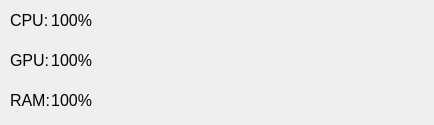
<?xml version="1.0" encoding="UTF-8"?>
<ui version="4.0">
 <class>MainWindow</class>
 <widget class="QMainWindow" name="MainWindow">
  <property name="geometry">
   <rect>
    <x>0</x>
    <y>0</y>
    <width>434</width>
    <height>125</height>
   </rect>
  </property>
  <property name="windowTitle">
   <string>MainWindow</string>
  </property>
  <widget class="QWidget" name="centralWidget">
   <property name="mouseTracking">
    <bool>true</bool>
   </property>
   <widget class="QLabel" name="CPU">
    <property name="geometry">
     <rect>
      <x>51</x>
      <y>10</y>
      <width>41</width>
      <height>21</height>
     </rect>
    </property>
    <property name="font">
     <font>
      <pointsize>12</pointsize>
     </font>
    </property>
    <property name="frameShape">
     <enum>QFrame::NoFrame</enum>
    </property>
    <property name="text">
     <string>100%</string>
    </property>
    <property name="alignment">
     <set>Qt::AlignRight|Qt::AlignTrailing|Qt::AlignVCenter</set>
    </property>
   </widget>
   <widget class="QLabel" name="CPUL">
    <property name="geometry">
     <rect>
      <x>10</x>
      <y>10</y>
      <width>41</width>
      <height>21</height>
     </rect>
    </property>
    <property name="font">
     <font>
      <pointsize>12</pointsize>
     </font>
    </property>
    <property name="text">
     <string>CPU:</string>
    </property>
   </widget>
   <widget class="QLabel" name="GPUL">
    <property name="geometry">
     <rect>
      <x>10</x>
      <y>50</y>
      <width>41</width>
      <height>21</height>
     </rect>
    </property>
    <property name="font">
     <font>
      <pointsize>12</pointsize>
     </font>
    </property>
    <property name="text">
     <string>GPU:</string>
    </property>
   </widget>
   <widget class="QLabel" name="RAML">
    <property name="geometry">
     <rect>
      <x>10</x>
      <y>90</y>
      <width>41</width>
      <height>21</height>
     </rect>
    </property>
    <property name="font">
     <font>
      <pointsize>12</pointsize>
     </font>
    </property>
    <property name="text">
     <string>RAM:</string>
    </property>
   </widget>
   <widget class="QLabel" name="GPU">
    <property name="geometry">
     <rect>
      <x>51</x>
      <y>50</y>
      <width>41</width>
      <height>21</height>
     </rect>
    </property>
    <property name="font">
     <font>
      <pointsize>12</pointsize>
     </font>
    </property>
    <property name="frameShape">
     <enum>QFrame::NoFrame</enum>
    </property>
    <property name="frameShadow">
     <enum>QFrame::Raised</enum>
    </property>
    <property name="text">
     <string>100%</string>
    </property>
    <property name="alignment">
     <set>Qt::AlignRight|Qt::AlignTrailing|Qt::AlignVCenter</set>
    </property>
   </widget>
   <widget class="QLabel" name="RAM">
    <property name="geometry">
     <rect>
      <x>51</x>
      <y>90</y>
      <width>41</width>
      <height>21</height>
     </rect>
    </property>
    <property name="font">
     <font>
      <pointsize>12</pointsize>
     </font>
    </property>
    <property name="frameShape">
     <enum>QFrame::NoFrame</enum>
    </property>
    <property name="frameShadow">
     <enum>QFrame::Sunken</enum>
    </property>
    <property name="text">
     <string>100%</string>
    </property>
    <property name="alignment">
     <set>Qt::AlignRight|Qt::AlignTrailing|Qt::AlignVCenter</set>
    </property>
   </widget>
  </widget>
 </widget>
 <layoutdefault spacing="6" margin="11"/>
 <resources/>
 <connections/>
</ui>
